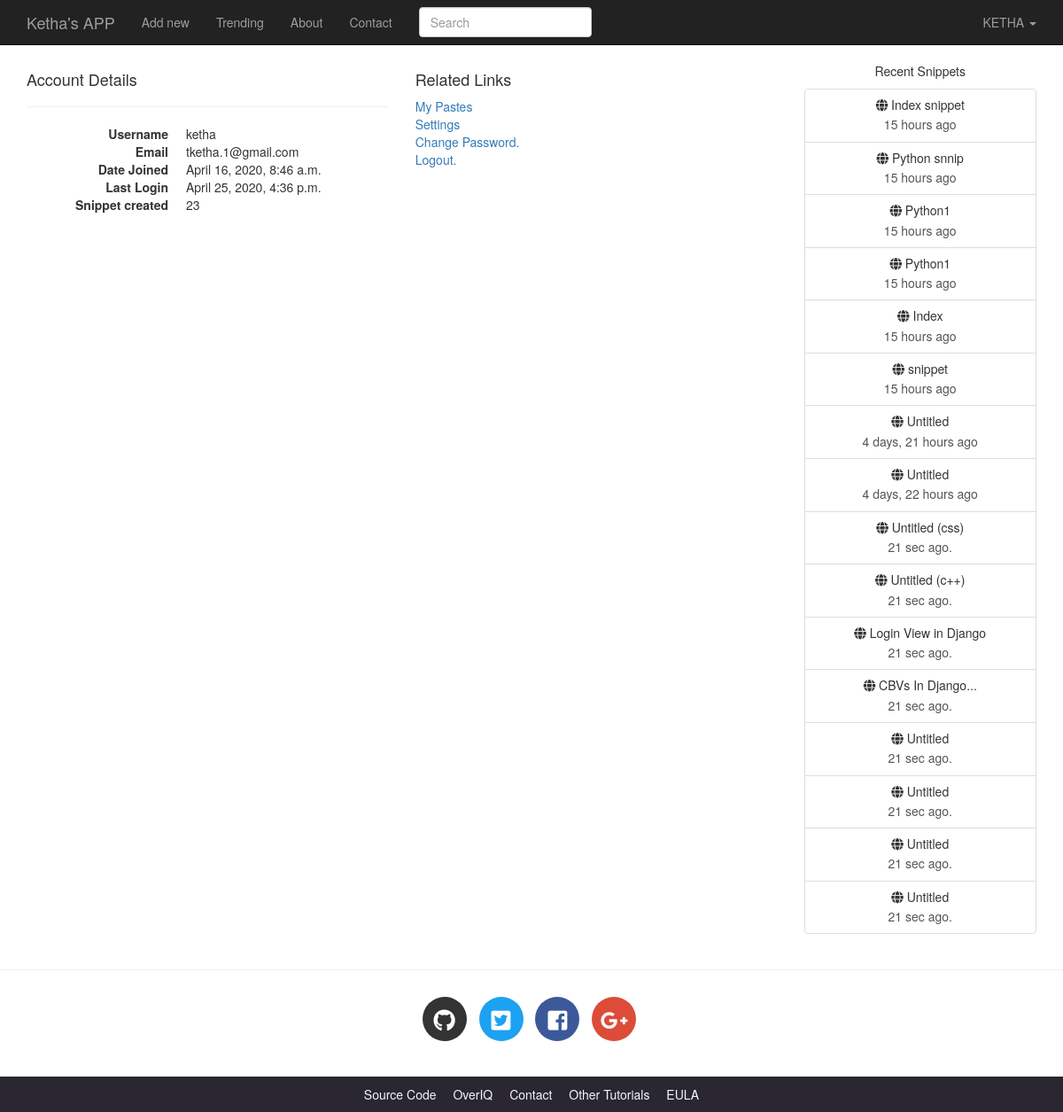
/userdetails/ (signed in), run on the app's committed database.
### djangobin/models.py (models this page shows, shortened)
class Author(models.Model):
    user = models.OneToOneField(User, related_name='profile', on_delete=models.CASCADE)
    default_language = models.ForeignKey(Language, on_delete=models.CASCADE,
                                         default=get_default_language)
    default_exposure = models.CharField(max_length=10, choices=Pref.exposure_choices,
                                        default=Pref.SNIPPET_EXPOSURE_PUBLIC)
    default_expiration = models.CharField(max_length=10, choices=Pref.expiration_choices,
                                          default=Pref.SNIPPET_EXPIRE_NEVER)
    private = models.BooleanField(default=False)
    views = models.IntegerField(default=0)
    def get_snippet_count(self):
        return self.user.snippet_set.count()

class Snippet(models.Model):
    title = models.CharField(max_length=200, blank=True)
    original_code = models.TextField()
    highlighted_code = models.TextField(blank=True, help_text="Read only field. Will contain the"
                                                              " syntax-highlited version of the original code.")
    expiration = models.CharField(max_length=10, choices=Pref.expiration_choices)
    exposure = models.CharField(max_length=10, choices=Pref.exposure_choices)
    hits = models.IntegerField(default=0, help_text='Read only field. Will be updated after every visit to snippet.')
    slug = models.SlugField(help_text='Read only field. Will be filled automatically.')
    created_on = models.DateTimeField(auto_now_add=True)
    language = models.ForeignKey(Language, on_delete=models.CASCADE)
    user = models.ForeignKey(User, on_delete=models.CASCADE)
    tags = models.ManyToManyField('Tag', blank=True)
    class Meta:
        ordering = ['-created_on']
    def get_absolute_url(self):
        return reverse('snippet_detail', args=[self.slug])

### djangobin/views.py (the view)
# urls.py: url(r'^userdetails/$', views.user_details, name='user_details'),
@login_required
def user_details(request):
    user = get_object_or_404(User, id=request.user.id)
    return render(request, 'djangobin/user_details.html', {'user': user})

### djangobin/context_processors.py (called while the page is built)
def recent_snippets(request):
    return dict(recent_snippets=Snippet.objects.filter(exposure='public').order_by("-id")[:8])

### djangobin/templates/djangobin/user_details.html (shortened to what this page needs)
{% extends 'djangobin/base.html' %}
{% block main %}
    <div class="row">
        <div class="col-lg-6 col-md-6 col-sm-6">
            <h4>Account Details</h4>
            <hr>
            <dl class="dl-horizontal">
                <dt>Username</dt>
                <dd>{{ request.user.username }}</dd>
                <dt>Email</dt>
                <dd>{{ request.user.email }}</dd>
                <dt>Date Joined</dt>
                <dd>{{ request.user.date_joined }}</dd>
                <dt>Last Login</dt>
                <dd>{{ request.user.last_login }}</dd>
                <dt>Snippet created</dt>
                <dd>{{ request.user.profile.get_snippet_count }}</dd>
            </dl>
        </div>
        <div class="col-lg-6 col-md-6 col-sm-6">
            <h4>Related Links</h4>
            <p>
                <a href="{% url 'profile' request.user %}">My Pastes</a> <br>
                <a href="{% url 'settings' %}">Settings</a> <br>
                <a href="">Change Password.</a> <br>
                <a href="{% url 'logout' %}">Logout.</a> <br>
            </p>
        </div>
    </div>
{% endblock %}

### djangobin/templates/djangobin/base.html (shortened to what this page needs)
<!DOCTYPE html>
<html lang="en">
<head>
    {% load static %}
    {% load humanize %}
    <link rel="stylesheet" href="{% static 'djangobin/css/bootstrap.min.css' %}" >
    <link rel="stylesheet" href="{% static 'djangobin/css/bootstrap-select.min.css' %}" >
    <link href="https://use.fontawesome.com/releases/v5.0.7/css/all.css" rel="stylesheet">
    <link rel="stylesheet" href="{% static 'djangobin/css/main.css' %}">
    <link rel="stylesheet" href="{% static 'djangobin/css/default.css' %}">
</head>
<body>
<nav class="navbar navbar-default navbar-inverse navbar-fixed-top">
    <div class="container">
        <div class="navbar-header">
            <a class="navbar-brand" href="{% url 'index' %}">Ketha's APP</a>
        </div>
        <div class="collapse navbar-collapse" id="bs-example-navbar-collapse-1">
            <ul class="nav navbar-nav">
                <li {% if request.path == '/' %}class='active'{% endif %} >
                    <a href="{% url 'index' %}">Add new</a>
                </li>
                <li {% if request.path == '/trending/' %}class='active'{% endif %}>
                    <a href="{% url 'trending_snippets' %}">Trending<span class="sr-only">(current)</span></a>
                </li>
                <li {% if request.path == '/about/' %}class='active'{% endif %}>
                    <a href="{% url 'about' %}">About</a>
                </li>
                <li {% if request.path == '/contact/' %}class='active'{% endif %}>
                    <a href="{% url 'contact' %}">Contact</a>
                </li>
            </ul>
            <form action="{% url 'search' %}" class="navbar-form navbar-left" method="get">
                <div class="form-group">
                    <input type="text" name="query" class="form-control"
                           placeholder="Search" value="{{ request.GET.query }}">
                </div>
            </form>
            <ul class="nav navbar-nav navbar-right">
                <li class="dropdown">
                    <a href="#" class="dropdown-toggle" data-toggle="dropdown" role="button"
                       aria-haspopup="true" aria-expanded="false">
                        {% if request.user.is_authenticated %}
                            {{ request.user.username|upper }}
                        {% else %}
                            GUEST
                        {% endif %}
                        <span class="caret"></span>
                    </a>
                </li>
            </ul>
        </div>
    </div>
</nav>
<div class="container">
    <div class="row">
        <div class="col-lg-9 col-md-9">
            {% block main %}{% endblock %}
        </div>
        <div class="col-lg-3 col-md-3 text-center hidden-sm hidden-xs">
            <p>Recent Snippets</p>
            <div class="list-group">
                {% for recent_snippet in recent_snippets %}
                    <a href="{{ recent_snippet.get_absolute_url }}" class="list-group-item">
                        <h5 class="list-group-item-heading"><span class="fa fa-globe
                            "></span> {{ recent_snippet.title }}</h5>
                        <p class="list-group-item-text">{{ recent_snippet.created_on|naturaltime }}</p>
                    </a>
                {% endfor %}
                <a href="#" class="list-group-item">
                    <h5 class="list-group-item-heading"><span class="fas fa-globe"
                        "></span> Untitled (css)</h5>
                    <p class="list-group-item-text">21 sec ago.</p>
                </a>
                <a href="#" class="list-group-item">
                    <h5 class="list-group-item-heading"><span class="fas fa-globe"
                        "></span> Untitled (c++)</h5>
                    <p class="list-group-item-text">21 sec ago.</p>
                </a>
                <a href="#" class="list-group-item">
                    <h5 class="list-group-item-heading"><span class="fas fa-globe"
                        "></span> Login View in Django</h5>
                    <p class="list-group-item-text">21 sec ago.</p>
                </a>
                <a href="#" class="list-group-item">
                    <h5 class="list-group-item-heading"><span class="fas fa-globe"
                        "></span> CBVs In Django...</h5>
                    <p class="list-group-item-text">21 sec ago.</p>
                </a>
                <a href="#" class="list-group-item">
                    <h5 class="list-group-item-heading"><span class="fas fa-globe"
                        "></span> Untitled</h5>
                    <p class="list-group-item-text">21 sec ago.</p>
                </a>
                <a href="#" class="list-group-item">
                    <h5 class="list-group-item-heading"><span class="fas fa-globe"
                        "></span> Untitled</h5>
                    <p class="list-group-item-text">21 sec ago.</p>
                </a>
                <a href="#" class="list-group-item">
                    <h5 class="list-group-item-heading"><span class="fas fa-globe"
                        "></span> Untitled</h5>
                    <p class="list-group-item-text">21 sec ago.</p>
                </a>
                <a href="#" class="list-group-item">
                    <h5 class="list-group-item-heading"><span class="fas fa-globe"
                        "></span> Untitled</h5>
                    <p class="list-group-item-text">21 sec ago.</p>
                </a>
            </div>
        </div>
    </div>
</div>
<hr>
<footer>
    <div class="social-icons">
        <div class="container text-center">
            <ul class="list-inline">
                <li class="list-inline-item social-github">
                    <a href="https://github.com/">
                        <i class="fab fa-github"></i>
                    </a>
                </li>
                <li class="list-inline-item social-twitter">
                    <a href="https://twitter.com/">
                        <i class="fab fa-twitter-square"></i>
                    </a>
                </li>
                <li class="list-inline-item social-facebook">
                    <a href="https://www.facebook.com/">
                        <i class="fab fa-facebook-square"></i>
                    </a>
                </li>
                <li class="list-inline-item social-google-plus">
                    <a href="https://plus.google.com/">
                        <i class="fab fa-google-plus-g"></i>
                    </a>
                </li>
            </ul>
        </div>
    </div>
    <div class="main-footer">
        <div class="container text-center">
            <ul>
                <li><a href="#">Source Code</a></li>
                <li><a href="#">OverIQ</a></li>
                <li><a href="#">Contact</a></li>
                <li><a href="#">Other Tutorials</a></li>
                <li><a href="{% url 'eula' %}">EULA</a></li>
            </ul>
        </div>
    </div>
</footer>
</body>
</html>

### djangobin/static/djangobin/css/main.css (style rules this page uses)
body { padding-top: 70px; }
.social-icons { margin: 30px 0; }
footer .social-icons ul.list-inline li a { display: block; width: 50px; height: 50px; color: #fff; border-radius: 100%; font-size: 25px; line-height: 50px; }
footer .social-icons ul.list-inline li.social-github a { background-color: #333; transition: all .2s ease-in-out; }
footer .social-icons ul.list-inline li.social-twitter a { background-color: #1da1f2; transition: all .2s ease-in-out; }
footer .social-icons ul.list-inline li.social-facebook a { background-color: #3b5998; transition: all .2s ease-in-out; }
footer .social-icons ul.list-inline li.social-google-plus a { background-color: #dd4b39; transition: all .2s ease-in-out; }
.main-footer { background-color: #2a2730; }
.main-footer ul { margin-top: 10px; padding-left: 0; }
.main-footer li { display: inline; }
.main-footer li a { color: aliceblue; }
.main-footer li+ li { margin-left: 15px; }

### data on the page
Snippet: title "Index snippet", created_on "15 hours ago"
Snippet: title "Python snnip", created_on "15 hours ago"
Snippet: title "Python1", created_on "15 hours ago"
Snippet: title "Python1", created_on "15 hours ago"
Snippet: title "Index", created_on "15 hours ago"
Snippet: title "snippet", created_on "15 hours ago"
Snippet: title "Untitled", created_on "4 days, 21 hours ago"
Snippet: title "Untitled", created_on "4 days, 22 hours ago"

### other printed values
{{ request.user.username|upper }} "KETHA"
{{ request.user.username }} "ketha"
{{ request.user.email }} "tketha.1@gmail.com"
{{ request.user.date_joined }} "April 16, 2020, 8:46 a.m."
{{ request.user.last_login }} "April 25, 2020, 4:36 p.m."
{{ request.user.profile.get_snippet_count }} "23"
